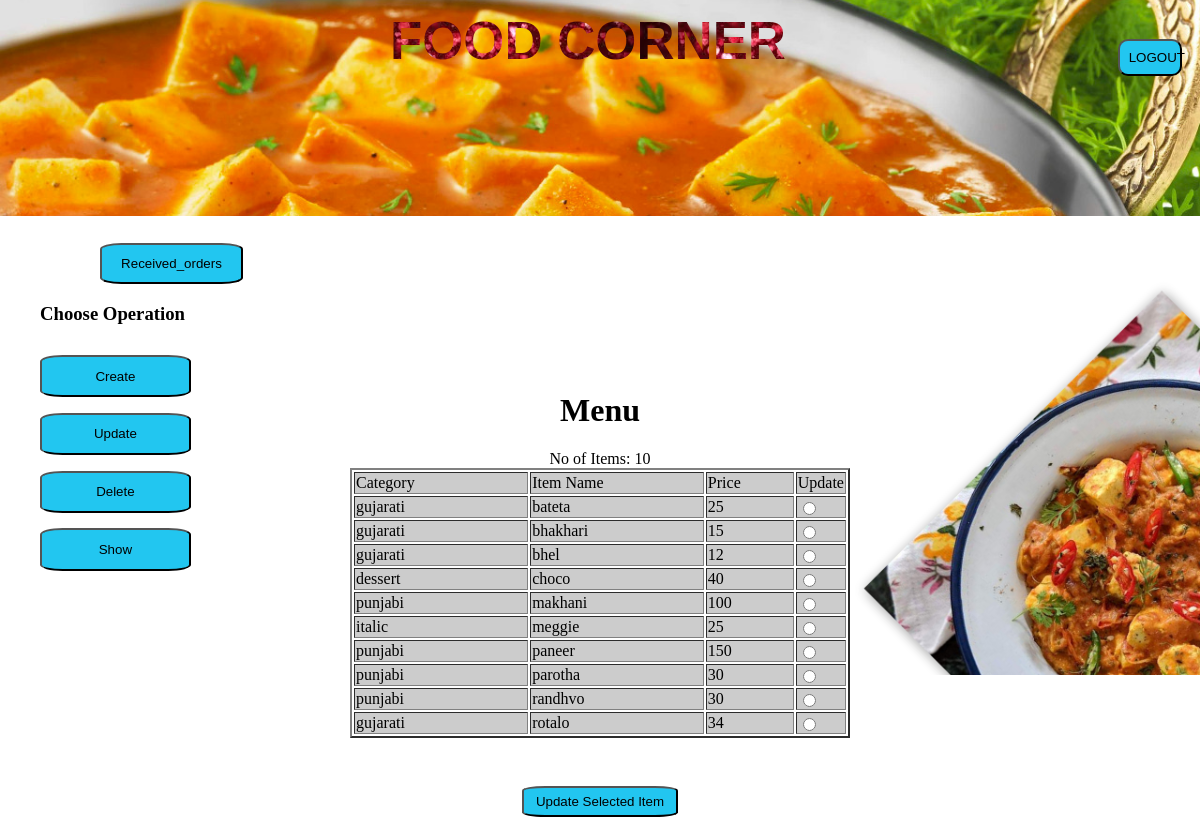
Page /Files/Update.php (signed in) on the committed database.
### tables this page shows
CREATE TABLE `Menu` (
  `Category` varchar(30) NOT NULL,
  `ItemName` varchar(30) NOT NULL,
  `Price` int(6) DEFAULT NULL
);

### Files/Update.php (the view, shortened to what this page needs)
<html>
<body>
        <?php
        include 'main_1.php';
        $servername = "localhost";
        $username = "root";
        $password = "";
        $dbname = "PhpProject";
        try {
            $conn = new PDO("mysql:host=$servername;dbname=$dbname", $username, $password);
            $conn->setAttribute(PDO::ATTR_ERRMODE, PDO::ERRMODE_EXCEPTION);
             echo '<div class="ce"><center>';
            $sql = "SELECT * FROM Menu ";
            $query=$conn->query($sql);
            $c=$query->rowCount();
            echo "<h1> Menu</h1>No of Items: ".$c."</h3>";
            echo '<form action="FinalUpdate.php" method="POST">';
            if( $c > 0)
            {
                ?>
                <center>
                <table border="2" width="500">
                <tr>
                    <td>
                        Category
                    </td>
                    <td>
                        Item Name
                    </td>
                    <td>
                        Price
                    </td>
                    <td>
                        Update
                    </td>
                </tr>
        <?php
                while($r=$query->fetch())
                {
                    echo "<tr>";
                    echo '<td>'.$r["Category"].'</td><td>'.$r["ItemName"].'</td><td>'.$r["Price"];
                    echo '<td>  <input type="radio" name="food" value="'.$r["ItemName"].' "/>  </td>';
                    echo "</tr>";
                }
                echo '</table> </center>';
            }
            else
            {
                ?>
                <center>
                    <h3>Menu is empty !!!</h3></center>
                <?php
            }
            if( $c  > 0)
            {
                echo "<br><br><input type='submit' value='Update Selected Item' />";
            }
            echo "</form>";
        }
        catch(PDOException $e)
        {
            echo $sql . "<br>" . $e->getMessage();
        }
        ?>
                </div>
</body>
</html>

### Files/css/transfer.css (style rules this page uses)
@media (min-width:760px) { body { margin:0; padding: 0; background-image: url(../../IMAGES/back.jpg); -webkit-background-size:cover; background-size: 100%; } }
td { background-color: #ccc; width: 40%; }
input[type='submit'],button { border-radius: 15%; padding: 0.5%; width: 13%; background-color: #22c6f0; margin-top: 1%; }

### Files/Update.php (style rules this page uses)
@media (min-width:760px) { .ce { margin-top: -17%; } }

### rows in the picture
menu: Category "gujarati", ItemName "bateta", Price "25"
menu: Category "gujarati", ItemName "bhakhari", Price "15"
menu: Category "gujarati", ItemName "bhel", Price "12"
menu: Category "dessert", ItemName "choco", Price "40"
menu: Category "punjabi", ItemName "makhani", Price "100"
menu: Category "italic", ItemName "meggie", Price "25"
menu: Category "punjabi", ItemName "paneer", Price "150"
menu: Category "punjabi", ItemName "parotha", Price "30"
menu: Category "punjabi", ItemName "randhvo", Price "30"
menu: Category "gujarati", ItemName "rotalo", Price "34"

### other values in the picture
$c "10"
